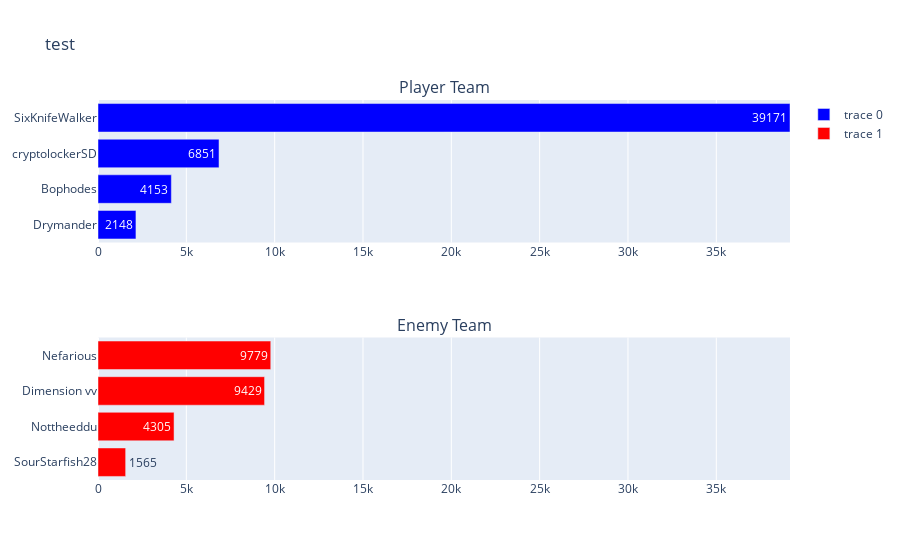

Notebook source saved alongside this figure:
### Code cell
# %%writefile 'compare_stat.py'



import plotly.graph_objects as go
# from plotly.subplots import make_subplots
from plotly.subplots import make_subplots
def compare_stat(df, column_name):
    df = df.round(2)
    # Separate player and enemy teams
    df_player = df.loc[df['PlayerTeam'] == 'Player']
    df_enemy = df.loc[df['PlayerTeam'] == 'Enemy']

    # Sort total time played by descending
    df_player = df_player.sort_values(by=[column_name])
    df_enemy = df_enemy.sort_values(by=[column_name])

    # Assign player / enemy colors
    if df_player['TeamColor'].iloc[0] == 'Blue':
        player_color = 'Blue'
        enemy_color = 'Red'
    else:
        player_color = 'Red'
        enemy_color = 'Blue'
    
    # Make subplot and X axis range
    fig = make_subplots(rows=2, cols=1, subplot_titles=['Player Team', 'Enemy Team'])
    x_range = df[column_name].max()
    
    # Player team sub plot
    fig.add_trace(go.Bar(
                x=df_player[column_name],
                y=df_player['Gamertag'],
                orientation='h',
                text=df_player[column_name],
                textposition='auto',
                marker_color=player_color),
                    row=1, col=1)
    fig.update_xaxes(range=[0, x_range], row=1, col=1)
    
    # Enemy team sub plot
    fig.add_trace(go.Bar(
                x=df_enemy[column_name],
                y=df_enemy['Gamertag'],
                orientation='h',
                text=df_enemy[column_name],
                textposition='auto',
                marker_color=enemy_color),
                    row=2, col=1)
    fig.update_xaxes(range=[0, x_range], row=2, col=1)
    fig.update_layout(title_text='test')
    return fig

compare_stat(df, 'TotalHeadshots')

### Figure 1 — Plotly figure (JSON) as saved in the notebook; plotly's stock layout.template omitted (floating-point values rounded to 4 significant figures)
{"data": [{"marker": {"color": "Blue"}, "orientation": "h", "text": [2148, 4153, 6851, 39171], "textposition": "auto", "type": "bar", "x": [2148, 4153, 6851, 39171], "xaxis": "x", "y": ["Drymander", "Bophodes", "cryptolockerSD", "SixKnifeWalker"], "yaxis": "y"}, {"marker": {"color": "Red"}, "orientation": "h", "text": [1565, 4305, 9429, 9779], "textposition": "auto", "type": "bar", "x": [1565, 4305, 9429, 9779], "xaxis": "x2", "y": ["SourStarfish28", "Nottheeddu", "Dimension vv", "Nefarious"], "yaxis": "y2"}], "layout": {"annotations": [{"font": {"size": 16}, "showarrow": false, "text": "Player Team", "x": 0.5, "xanchor": "center", "xref": "paper", "y": 1, "yanchor": "bottom", "yref": "paper"}, {"font": {"size": 16}, "showarrow": false, "text": "Enemy Team", "x": 0.5, "xanchor": "center", "xref": "paper", "y": 0.375, "yanchor": "bottom", "yref": "paper"}], "title": {"text": "test"}, "xaxis": {"anchor": "y", "domain": [0, 1], "range": [0, 39171]}, "xaxis2": {"anchor": "y2", "domain": [0, 1], "range": [0, 39171]}, "yaxis": {"anchor": "x", "domain": [0.625, 1]}, "yaxis2": {"anchor": "x2", "domain": [0, 0.375]}}}
